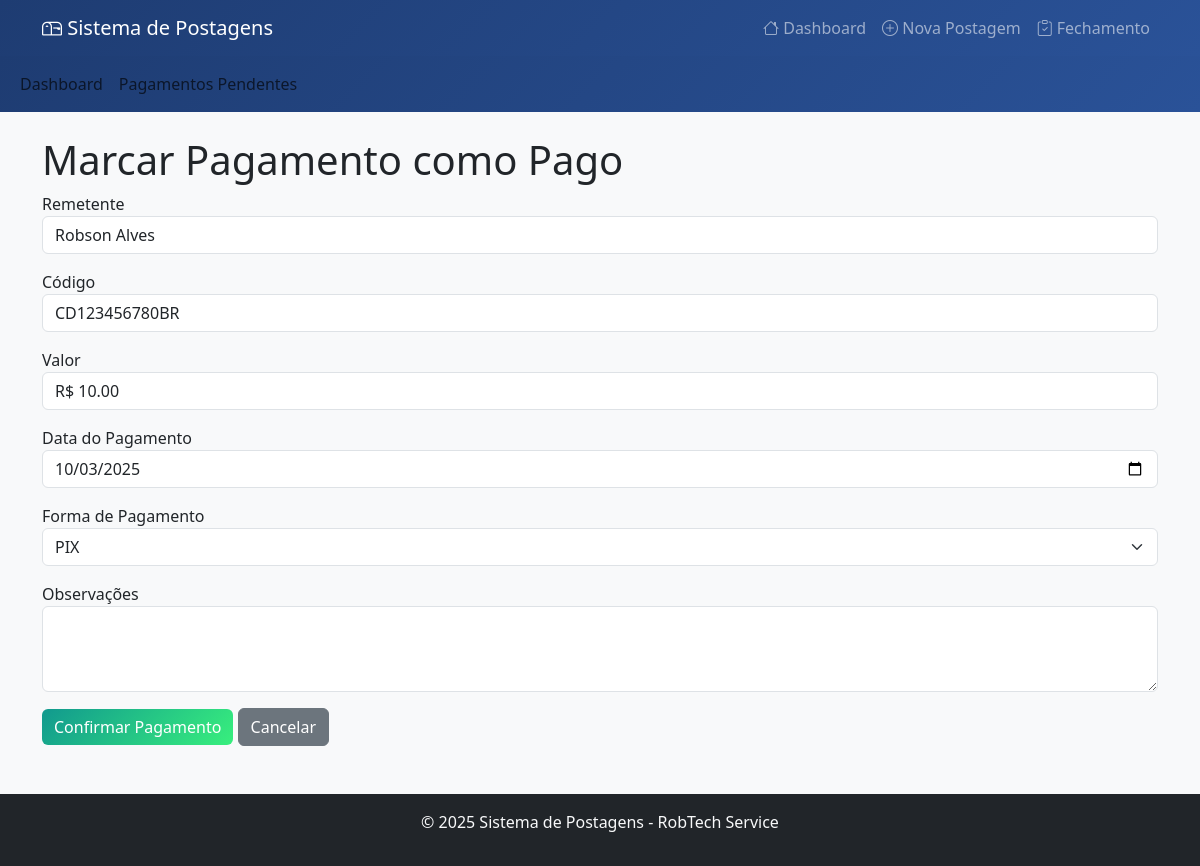
/marcar_pago/2, run on the app's committed database.
### tables this page shows
CREATE TABLE postagens (
                id INTEGER PRIMARY KEY AUTOINCREMENT,
                data_postagem DATE NOT NULL,
                posto INTEGER NOT NULL,
                nome_remetente TEXT NOT NULL,
                codigo_rastreio TEXT UNIQUE NOT NULL,
                valor REAL NOT NULL,
                tipo_postagem TEXT NOT NULL CHECK (tipo_postagem IN ('PAC', 'SEDEX')),
                tipo_pagamento TEXT,
                status TEXT DEFAULT 'POSTADO',
                pagamento_pago INTEGER DEFAULT 0,
                data_pagamento DATE,
                observacoes TEXT,
                data_criacao DATETIME DEFAULT CURRENT_TIMESTAMP
            );

### app.py (the view)
@app.route('/marcar_pago/<int:id>', methods=['GET', 'POST'])
def marcar_pago(id):
    if request.method == 'POST':
        data_pagamento = request.form['data_pagamento']
        tipo_pagamento = request.form['tipo_pagamento']
        observacoes = request.form.get('observacoes', '').strip()
        conn = sistema.conectar()
        cursor = conn.cursor()
        cursor.execute("""
            UPDATE postagens
            SET pagamento_pago = 1,
                data_pagamento = ?,
                tipo_pagamento = ?,
                observacoes = ?
            WHERE id = ?
        """, (data_pagamento, tipo_pagamento, observacoes, id))
        conn.commit()
        conn.close()
        flash('Pagamento marcado com sucesso!', 'success')
        return redirect(url_for('listar_pendentes'))
    else:
        conn = sistema.conectar()
        cursor = conn.cursor()
        cursor.execute("SELECT * FROM postagens WHERE id = ?", (id,))
        postagem = cursor.fetchone()
        conn.close()
        return render_template('marcar_pago.html', postagem=postagem, NOME_POSTO=NOME_POSTO)

### app.py (called while the page is built)
    def conectar(self):
        return sqlite3.connect(self.db_name)

### templates/marcar_pago.html (shortened to what this page needs)
{% extends "base.html" %}
{% block content %}
<h1>Marcar Pagamento como Pago</h1>
<form method="POST">
  <div class="mb-3">
    <label>Remetente</label>
    <input class="form-control" value="{{ postagem[3] }}" readonly>
  </div>
  <div class="mb-3">
    <label>Código</label>
    <input class="form-control" value="{{ postagem[4] }}" readonly>
  </div>
  <div class="mb-3">
    <label>Valor</label>
    <input class="form-control" value="R$ {{ '%.2f'|format(postagem[5]) }}" readonly>
  </div>
  <div class="mb-3">
    <label>Data do Pagamento</label>
    <input type="date" name="data_pagamento" class="form-control" value="{{ postagem[10] or '' }}" required>
  </div>
  <div class="mb-3">
    <label>Forma de Pagamento</label>
    <select name="tipo_pagamento" class="form-select" required>
      <option value="PIX" {% if postagem[7] == 'PIX' %}selected{% endif %}>PIX</option>
    </select>
  </div>
  <div class="mb-3">
    <label>Observações</label>
    <textarea name="observacoes" class="form-control" rows="3">{{ postagem[11] or '' }}</textarea>
  </div>
  <button type="submit" class="btn btn-success">Confirmar Pagamento</button>
  <a href="{{ url_for('listar_pendentes') }}" class="btn btn-secondary">Cancelar</a>
</form>
{% endblock %}

### templates/base.html (style rules this page uses)
body { background-color: #f8f9fa; }
.btn-success { background: linear-gradient(135deg, #11998e, #38ef7d); border: none; }

### data on the page
postagens: nome_remetente "Robson Alves", codigo_rastreio "CD123456780BR", valor "R$ 10.00", data_pagamento "10/03/2025", tipo_pagamento "PIX"
